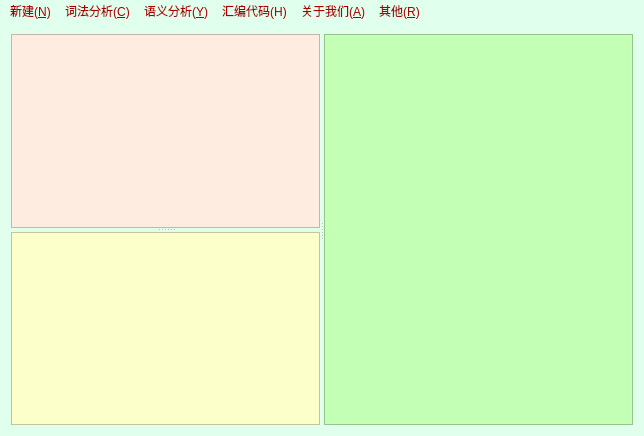
<?xml version="1.0" encoding="UTF-8"?>
<ui version="4.0">
 <class>MainWindow</class>
 <widget class="QMainWindow" name="MainWindow">
  <property name="geometry">
   <rect>
    <x>0</x>
    <y>0</y>
    <width>644</width>
    <height>436</height>
   </rect>
  </property>
  <property name="windowTitle">
   <string>MainWindow</string>
  </property>
  <property name="styleSheet">
   <string notr="true">color:rgb(170, 0, 0);
font: 87 9pt &quot;Arial Black&quot;;
font: 10pt &quot;Arial&quot;;
font: 9pt &quot;宋体&quot;;
font: 87 9pt &quot;Arial Black&quot;;
background-color: rgb(224, 255, 237);
</string>
  </property>
  <widget class="QWidget" name="centralWidget">
   <layout class="QGridLayout" name="gridLayout">
    <item row="0" column="0">
     <widget class="QSplitter" name="splitter_2">
      <property name="orientation">
       <enum>Qt::Horizontal</enum>
      </property>
      <widget class="QSplitter" name="splitter">
       <property name="orientation">
        <enum>Qt::Vertical</enum>
       </property>
       <widget class="QTextEdit" name="Write">
        <property name="styleSheet">
         <string notr="true">color:rgb(0, 0, 0);
font: 9pt &quot;Tahoma&quot;;
background-color: rgb(255, 236, 224);</string>
        </property>
       </widget>
       <widget class="QTextBrowser" name="Error_display">
        <property name="styleSheet">
         <string notr="true">background-color: rgb(253, 255, 202);
color: rgb(0, 93, 23);

font: 25 9pt &quot;Bahnschrift Light&quot;;
</string>
        </property>
       </widget>
      </widget>
      <widget class="QTextBrowser" name="Other_display">
       <property name="styleSheet">
        <string notr="true">background-color: rgb(195, 255, 181);
color:rgb(0, 0, 0);
font: 25 9pt &quot;Bahnschrift Light&quot;;</string>
       </property>
      </widget>
     </widget>
    </item>
   </layout>
  </widget>
  <widget class="QMenuBar" name="menuBar">
   <property name="geometry">
    <rect>
     <x>0</x>
     <y>0</y>
     <width>644</width>
     <height>23</height>
    </rect>
   </property>
   <widget class="QMenu" name="menu_N">
    <property name="title">
     <string>新建(&amp;N)</string>
    </property>
    <addaction name="action_open"/>
    <addaction name="action_write"/>
    <addaction name="action_save"/>
   </widget>
   <widget class="QMenu" name="menu">
    <property name="title">
     <string>词法分析(&amp;C)</string>
    </property>
    <addaction name="action_source"/>
    <addaction name="action_cifafenxi"/>
    <addaction name="action_char"/>
   </widget>
   <widget class="QMenu" name="menu_3">
    <property name="title">
     <string>语义分析(&amp;Y)</string>
    </property>
    <addaction name="action_yuyi"/>
   </widget>
   <widget class="QMenu" name="menu_4">
    <property name="title">
     <string>汇编代码(H)</string>
    </property>
    <addaction name="action_centralcode"/>
    <addaction name="action_huibiandaima"/>
    <addaction name="action_all"/>
   </widget>
   <widget class="QMenu" name="menu_5">
    <property name="title">
     <string>关于我们(&amp;A)</string>
    </property>
    <addaction name="action_BY_4"/>
   </widget>
   <widget class="QMenu" name="menu_6">
    <property name="title">
     <string>其他(&amp;R)</string>
    </property>
    <addaction name="action_sweep"/>
    <addaction name="action_reboot"/>
   </widget>
   <addaction name="menu_N"/>
   <addaction name="menu"/>
   <addaction name="menu_3"/>
   <addaction name="menu_4"/>
   <addaction name="menu_5"/>
   <addaction name="menu_6"/>
  </widget>
  <action name="action_open">
   <property name="text">
    <string>打开</string>
   </property>
  </action>
  <action name="action_write">
   <property name="text">
    <string>写入</string>
   </property>
  </action>
  <action name="action_save">
   <property name="text">
    <string>另存为</string>
   </property>
  </action>
  <action name="action_BY_4">
   <property name="text">
    <string>BY_4</string>
   </property>
  </action>
  <action name="action_cifafenxi">
   <property name="text">
    <string>词法记号</string>
   </property>
  </action>
  <action name="action_source">
   <property name="text">
    <string>源文件</string>
   </property>
  </action>
  <action name="action_yufafenxi">
   <property name="text">
    <string>执行</string>
   </property>
  </action>
  <action name="action_tree">
   <property name="text">
    <string>语法分析树</string>
   </property>
  </action>
  <action name="action_yuyi">
   <property name="text">
    <string>执行</string>
   </property>
  </action>
  <action name="action_huibiandaima">
   <property name="text">
    <string>汇编代码</string>
   </property>
  </action>
  <action name="action_reboot">
   <property name="text">
    <string>重启程序</string>
   </property>
  </action>
  <action name="action_all">
   <property name="text">
    <string>一步到底</string>
   </property>
  </action>
  <action name="action_sweep">
   <property name="text">
    <string>清屏</string>
   </property>
  </action>
  <action name="action_autorun">
   <property name="text">
    <string>自启动</string>
   </property>
  </action>
  <action name="action_centralcode">
   <property name="text">
    <string>中间代码</string>
   </property>
  </action>
  <action name="action_yhh_centralcode">
   <property name="text">
    <string>优化后的中间代码</string>
   </property>
  </action>
  <action name="action_char">
   <property name="text">
    <string>显示字符</string>
   </property>
  </action>
 </widget>
 <layoutdefault spacing="6" margin="11"/>
 <resources/>
 <connections/>
</ui>
